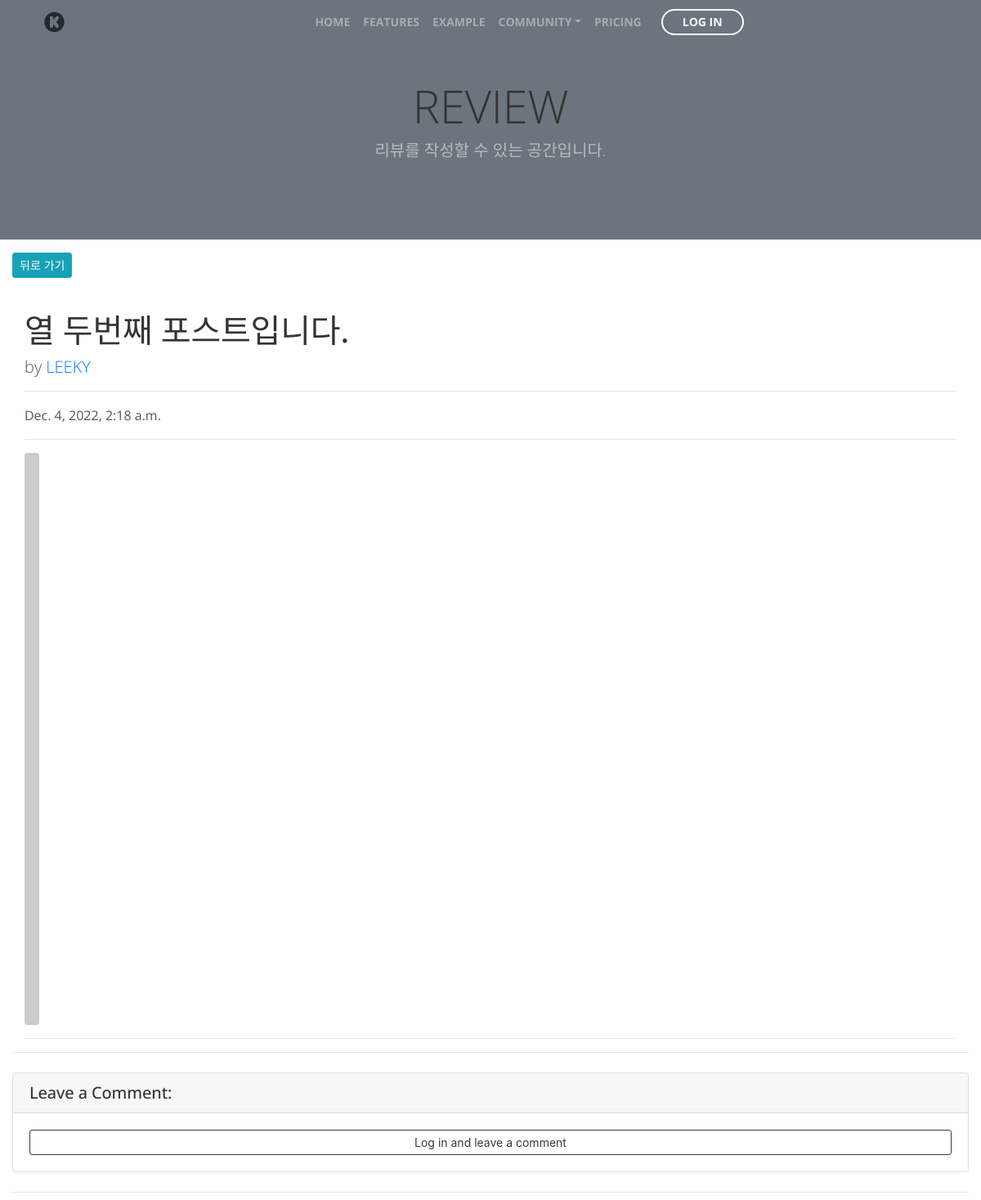
/review/18/ (upper part), run on an earlier commit of the app's database.
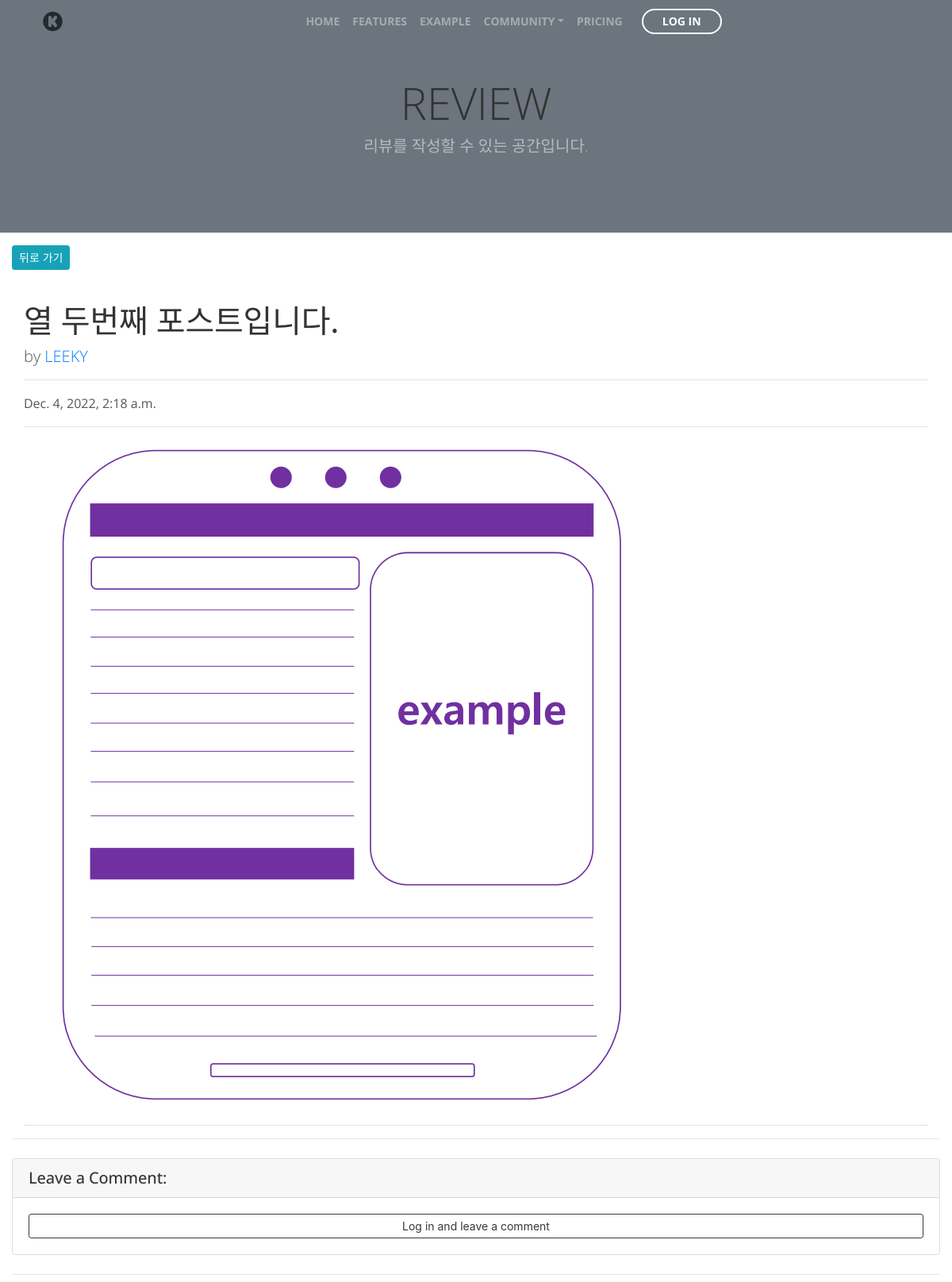
And on a later commit of the database.
### blog/models.py (models this page shows, shortened)
class Post(models.Model):
    title = models.CharField(max_length=30)
    content = MarkdownxField()
    head_image = models.ImageField(upload_to='blog/images/%Y/%m/%d/', blank=True)
    file_upload = models.FileField(upload_to='blog/files/%Y/%m/%d/', blank=True)
    created_at = models.DateTimeField(auto_now_add=True)
    updated_at = models.DateTimeField(auto_now=True)
    author = models.ForeignKey(User, on_delete=models.CASCADE)
    def get_content_markdown(self):
        return markdown(self.content)

### blog/views.py (the view)
# urls.py: path('<int:pk>/', views.PostDetail.as_view()),
class PostDetail(DetailView):
    model = Post
    def get_context_data(self, **kwargs):
        context = super(PostDetail, self).get_context_data()
        context['comment_form'] = CommentForm
        return context

### blog/templates/blog/post_detail.html (shortened to what this page needs)
      {% extends 'blog/base.html' %}
      {% load crispy_forms_tags %}
      {% block main_area %}
      <div id="post-area">
      <div class="col-lg-12">
        <div class="py-3 row">
      <a class="btn btn-info btn-sm float-right" href="/review/" role="button">뒤로 가기</a></div>
        <h1 class="mt-4">{{ post.title }}</h1>
        <p class="lead">
          by
          <a href="#">{{ post.author | upper }}</a>
        </p>
        <hr>
        <p>{{ post.created_at }}</p>
        <hr>
        {% if post.head_image %}
        <img class="img-fluid rounded" src="{{ post.head_image.url }}" alt="{{ post.title }} head_image">
        {% else %}
        <img class="img-fluid rounded" src="https://picsum.photos/seed/{{ post.id }}/700/500" alt="random_image">
        {% endif %}
        <hr>
      </div>
        <div id="comment-area">
        <hr>
        <div class="card my-4">
          <h5 class="card-header">Leave a Comment:</h5>
          <div class="card-body">
            {% if user.is_authenticated %}
            <form id="comment-form" method="POST" action="{{ post.get_absolute_url }} new_comment/">
                {% csrf_token %}
              <div class="form-group">
                {{ comment_form | crispy }}
              </div>
              <button type="submit" class="btn btn-primary">Submit</button>
            </form>
            {% else %}
                 <a role="button" class="btn btn-outline-dark btn-block btn-sm" href="/sign_up">
                   Log in and leave a comment</a>
            {% endif %}
          </div>
        </div>
        <hr/>
      </div>
      </div>
      {% endblock %}

What changed in the data, as far as the page shows it:
changed Post "열 두번째 포스트입니다.": head_image: picture added
